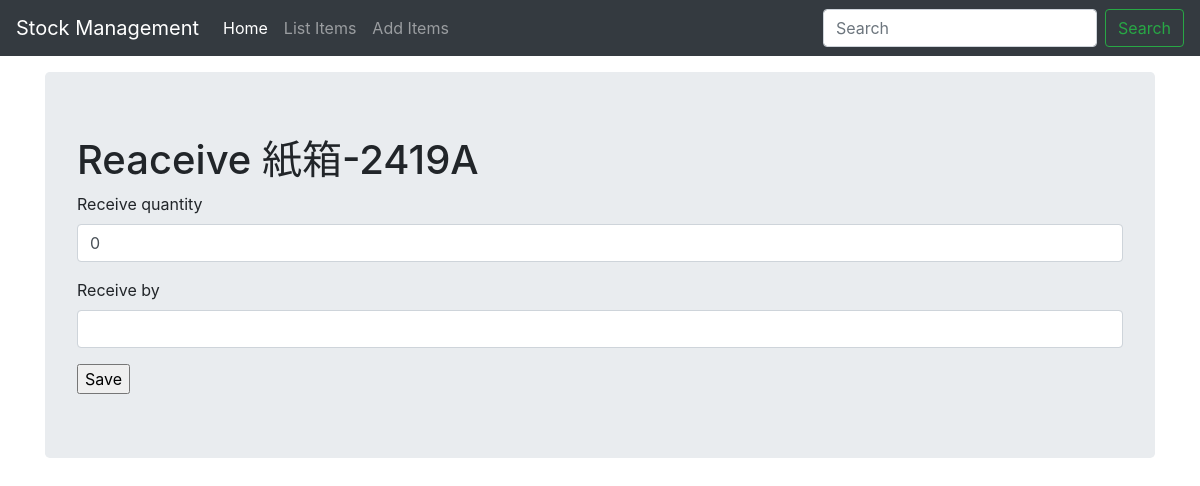
The page /receive_items/6/ on the database as committed earlier.
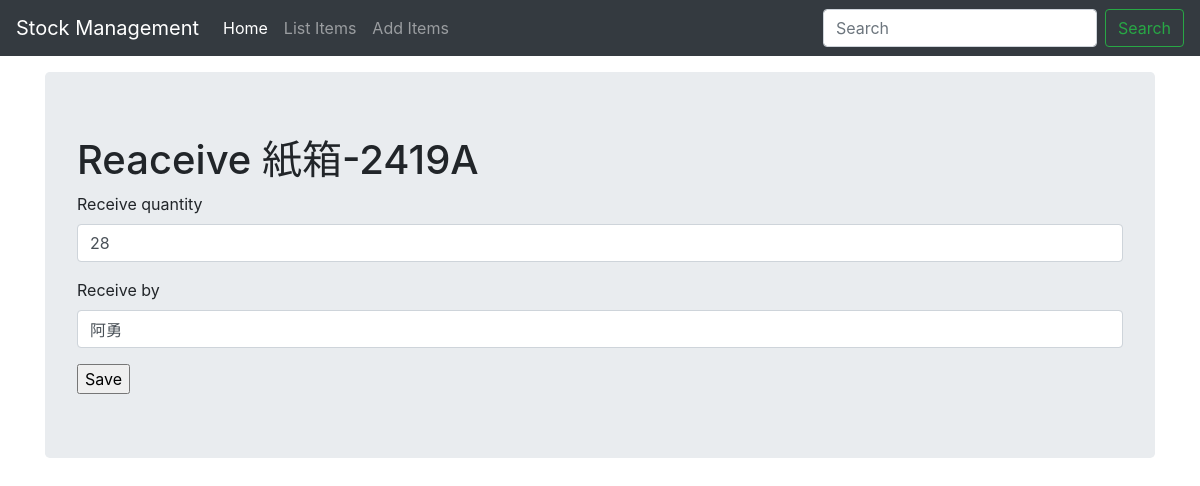
The same page on the database as committed later.
### stockmgmgt/models.py (models this page shows, shortened)
class Stock(models.Model):
    category = models.ForeignKey(Category, on_delete=models.CASCADE,blank=True)
    item_name = models.CharField(max_length=50, blank=True, null=True)
    quantity = models.IntegerField(default='0', blank=False, null=True)
    receive_quantity = models.IntegerField(default='0', blank=True, null=True)
    receive_by = models.CharField(max_length=50, blank=True, null=True)
    issue_quantity = models.IntegerField(default='0', blank=True, null=True)
    issue_by = models.CharField(max_length=50, blank=True, null=True)
    issue_to = models.CharField(max_length=50, blank=True, null=True)
    phone_number = models.CharField(max_length=50, blank=True, null=True)
    created_by = models.CharField(max_length=50, blank=True, null=True)
    reorder_level = models.IntegerField(default='0', blank=True, null=True)
    last_updated = models.DateTimeField(auto_now_add=False, auto_now=True)
    timestamp = models.DateTimeField(auto_now_add=True, auto_now=False)

### stockmgmgt/views.py (the view)
# urls.py: path('receive_items/<str:pk>/', views.receive_items, name="receive_items"),
def receive_items(request, pk):
	queryset = Stock.objects.get(id=pk)
	form = ReceiveForm(request.POST or None, instance=queryset)
	if form.is_valid():
		instance = form.save(commit=False)
		instance.quantity += instance.receive_quantity
		instance.save()
		messages.success(request, "Received SUCCESSFULLY. " + str(instance.quantity) + " " + str(instance.item_name)+"s now in Store")
		return redirect('/stock_detail/'+str(instance.id))
	context = {
			"title": 'Reaceive ' + str(queryset.item_name),
			"instance": queryset,
			"form": form,
			"username": 'Receive By: ' + str(request.user),
		}
	return render(request, "add_items.html", context)

### stockmgmgt/forms.py
class ReceiveForm(forms.ModelForm):
	class Meta:
		model = Stock
		fields = ['receive_quantity', 'receive_by']

### stockmgmgt/templates/add_items.html (shortened to what this page needs)
{% load static %}
{% load crispy_forms_tags %}
<!doctype html>
<html lang="en">
  <head>
       <link href="{% static 'css/stylesheet.css' %}" rel="stylesheet">
       <link href="{% static 'css/bootstrap.min.css' %}" rel="stylesheet">
      <link href="{% static 'css/navbar-top-fixed.css' %}" rel="stylesheet">
  </head>
  <body>
    {% include 'navbar.html' %}
<main role="main" class="container">
  <div class="jumbotron">
    <h1>{{title}}</h1>
    <form method='POST' action=''>{% csrf_token %}
		{{form|crispy}}
        <input type="submit" value='Save'/>
    </form>
  </div>
</main>
      </body>
</html>

### stockmgmgt/templates/navbar.html (shortened to what this page needs)
<nav class="navbar navbar-expand-md navbar-dark fixed-top bg-dark">
  <a class="navbar-brand" href="/">Stock Management</a>
  <div class="collapse navbar-collapse" id="navbarCollapse">
    <ul class="navbar-nav mr-auto">
      <li class="nav-item active">
        <a class="nav-link" href="/">Home<span class="sr-only">(current)</span></a>
      </li>
      <li class="nav-item">
        <a class="nav-link" href="/list_items">List Items</a>
      </li>
      <li class="nav-item">
        <a class="nav-link" href="/add_items">Add Items</a>
      </li>
    </ul>
    <form class="form-inline mt-2 mt-md-0">
      <input class="form-control mr-sm-2" type="text" placeholder="Search" aria-label="Search">
      <button class="btn btn-outline-success my-2 my-sm-0" type="submit">Search</button>
    </form>
  </div>
</nav>

### stockmgmgt/static/css/stylesheet.css (style rules this page uses)
body { background-color: #34eb6b; }

### stockmgmgt/static/css/navbar-top-fixed.css (style rules this page uses)
body { min-height: 75rem; padding-top: 4.5rem; }

Rows that differ between the two databases and show on the page:
changed Stock: receive_quantity "0" → "28"; receive_by (not shown) → "阿勇"
